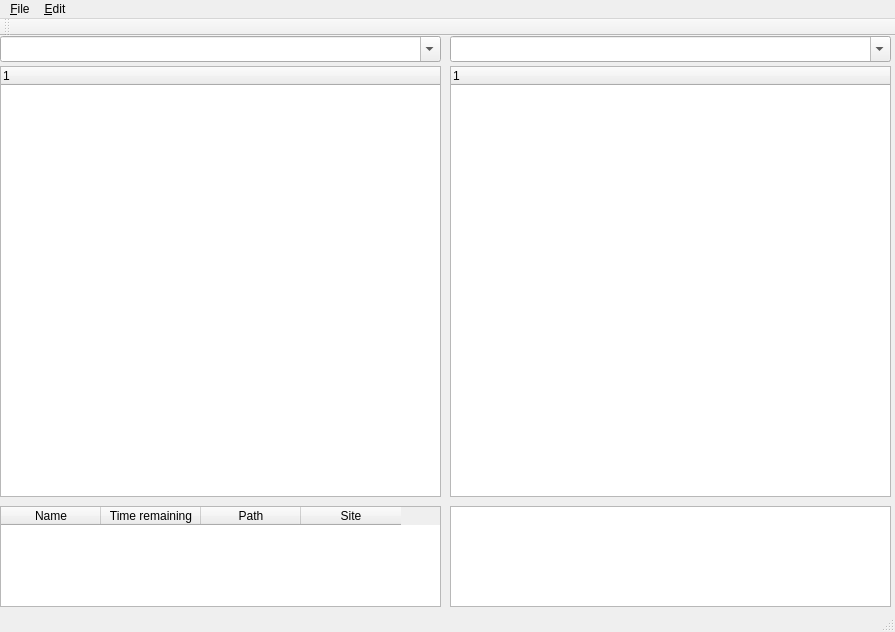
<?xml version="1.0" encoding="UTF-8"?>
<ui version="4.0">
 <class>MainWindow</class>
 <widget class="QMainWindow" name="MainWindow">
  <property name="geometry">
   <rect>
    <x>0</x>
    <y>0</y>
    <width>895</width>
    <height>632</height>
   </rect>
  </property>
  <property name="windowTitle">
   <string>FileRunner</string>
  </property>
  <widget class="QWidget" name="centralwidget">
   <widget class="QComboBox" name="hostPath">
    <property name="geometry">
     <rect>
      <x>0</x>
      <y>0</y>
      <width>441</width>
      <height>26</height>
     </rect>
    </property>
    <property name="editable">
     <bool>true</bool>
    </property>
   </widget>
   <widget class="QComboBox" name="remotePath">
    <property name="geometry">
     <rect>
      <x>450</x>
      <y>0</y>
      <width>441</width>
      <height>26</height>
     </rect>
    </property>
    <property name="editable">
     <bool>true</bool>
    </property>
   </widget>
   <widget class="QPlainTextEdit" name="remoteStatus">
    <property name="geometry">
     <rect>
      <x>450</x>
      <y>470</y>
      <width>441</width>
      <height>101</height>
     </rect>
    </property>
    <property name="readOnly">
     <bool>true</bool>
    </property>
    <property name="overwriteMode">
     <bool>false</bool>
    </property>
   </widget>
   <widget class="QTableWidget" name="hostQueue">
    <property name="geometry">
     <rect>
      <x>0</x>
      <y>470</y>
      <width>441</width>
      <height>101</height>
     </rect>
    </property>
    <property name="dragEnabled">
     <bool>true</bool>
    </property>
    <property name="dragDropMode">
     <enum>QAbstractItemView::DragDrop</enum>
    </property>
    <column>
     <property name="text">
      <string>Name</string>
     </property>
    </column>
    <column>
     <property name="text">
      <string>Time remaining</string>
     </property>
    </column>
    <column>
     <property name="text">
      <string>Path</string>
     </property>
    </column>
    <column>
     <property name="text">
      <string>Site</string>
     </property>
    </column>
   </widget>
   <widget class="QTreeWidget" name="hostTree">
    <property name="geometry">
     <rect>
      <x>0</x>
      <y>30</y>
      <width>441</width>
      <height>431</height>
     </rect>
    </property>
    <column>
     <property name="text">
      <string notr="true">1</string>
     </property>
    </column>
   </widget>
   <widget class="QTreeWidget" name="remoteTree">
    <property name="geometry">
     <rect>
      <x>450</x>
      <y>30</y>
      <width>441</width>
      <height>431</height>
     </rect>
    </property>
    <column>
     <property name="text">
      <string notr="true">1</string>
     </property>
    </column>
   </widget>
   <zorder>remoteStatus</zorder>
   <zorder>hostPath</zorder>
   <zorder>remotePath</zorder>
   <zorder>hostQueue</zorder>
   <zorder>hostTree</zorder>
   <zorder>remoteTree</zorder>
  </widget>
  <widget class="QMenuBar" name="menubar">
   <property name="geometry">
    <rect>
     <x>0</x>
     <y>0</y>
     <width>895</width>
     <height>24</height>
    </rect>
   </property>
   <widget class="QMenu" name="menu_File">
    <property name="title">
     <string>&amp;File</string>
    </property>
    <addaction name="action_Connect"/>
    <addaction name="separator"/>
    <addaction name="action_Quit"/>
   </widget>
   <widget class="QMenu" name="menu_Edit">
    <property name="title">
     <string>&amp;Edit</string>
    </property>
    <addaction name="action_Preferences"/>
   </widget>
   <addaction name="menu_File"/>
   <addaction name="menu_Edit"/>
  </widget>
  <widget class="QStatusBar" name="statusbar"/>
  <widget class="QToolBar" name="toolBar">
   <property name="windowTitle">
    <string>toolBar</string>
   </property>
   <attribute name="toolBarArea">
    <enum>TopToolBarArea</enum>
   </attribute>
   <attribute name="toolBarBreak">
    <bool>false</bool>
   </attribute>
  </widget>
  <action name="action_Connect">
   <property name="text">
    <string>&amp;Connect</string>
   </property>
  </action>
  <action name="action_Quit">
   <property name="text">
    <string>&amp;Quit</string>
   </property>
  </action>
  <action name="action_Preferences">
   <property name="text">
    <string>&amp;Preferences...</string>
   </property>
  </action>
 </widget>
 <resources/>
 <connections>
  <connection>
   <sender>action_Quit</sender>
   <signal>triggered()</signal>
   <receiver>MainWindow</receiver>
   <slot>close()</slot>
   <hints>
    <hint type="sourcelabel">
     <x>-1</x>
     <y>-1</y>
    </hint>
    <hint type="destinationlabel">
     <x>447</x>
     <y>315</y>
    </hint>
   </hints>
  </connection>
 </connections>
</ui>
